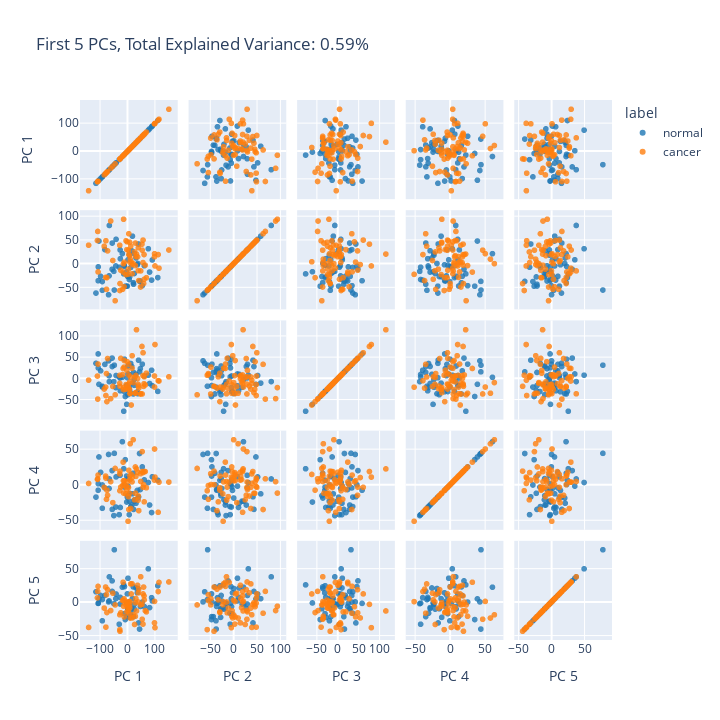

The cell this chart's notebook holds for it:
### Code cell
# oh no duplication anyway
n_components = 5
pca_first_n = PCA(n_components=n_components)
first_n = pca_first_n.fit_transform(X)

explained_variance = pca_first_n.explained_variance_ratio_
cumsum_var = np.cumsum(explained_variance)
print(f"Explained Variance: {sum(pca_first_n.explained_variance_ratio_)}")
print(f"# of PCs: {pca_first_n.n_components_}")

plt.bar(
    range(0,len(explained_variance)),
    explained_variance,
    alpha=0.5,
    align='center',
    label='Individual explained variance'
)

plt.step(
    range(0,len(cumsum_var)),
    cumsum_var,
    where='mid',
    label='Cumulative explained variance'
)

plt.ylabel('Proportion of Explained Variance')
plt.xlabel('Principal Component #')
plt.legend(loc='best')

plt.show()

# TODO: figure out how to identify relevant PCs
labels = {str(i): f"PC {i+1}" for i in range(n_components)}
labels['color'] = 'label'

print(first_n.shape)

fig = px.scatter_matrix(
    first_n,
    color=Y['label'],
    color_discrete_sequence=px.colors.qualitative.D3,
    opacity=0.8,
    dimensions=range(n_components),
    labels=labels,
    title=f'First {n_components} PCs, Total Explained Variance: {sum(pca_first_n.explained_variance_ratio_):.2f}%',
    width=720,
    height=720
)
fig.update_traces(diagonal_visible=True)
fig.show()
